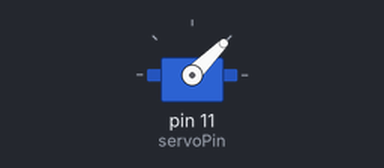
Recording of a sketch running on a simulated Arduino Uno, built with avr-gcc and run on an emulated ATmega328P. Shown: servo. Wiring (inferred from the names in the program): servo: signal pin 11. Servo pulses on a pin are drawn as a servo (544–2400 µs = 0–180°); what the sketch prints to the serial monitor is not drawn.

Above: at 3.05 s.
At 5.4 s:
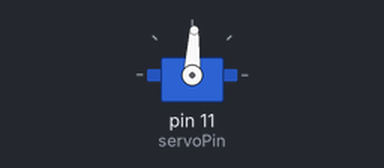
At 7.75 s:
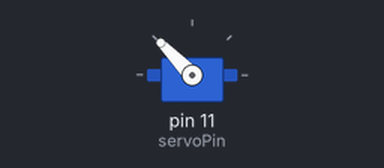
At 12.45 s:
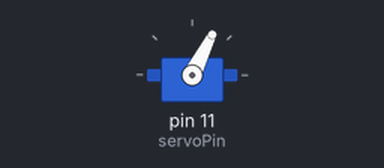
Timing chart, 0 to 16.6 s (numbered marks = the images above):
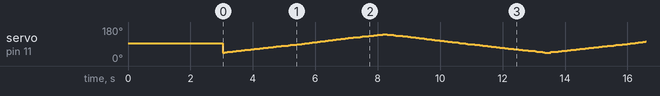

The sketch:

ServoAngleControl_001.ino
```cpp
/**********************************************************
 * Title: Servo Angle Control 001
 * Date: 2014-08-12
 * By: April

 Description:
 Using delays to control the width of duty cycles digitally
 ***********************************************************/
#define  servoPin  11

void setup() {
  Serial.begin(9600);

  pinMode(servoPin, OUTPUT);

  servoAngle(0);          // Center the servo and wait...
  servoAngle(0);          // Center the servo and wait...
  servoAngle(0);          // Center the servo and wait...

  delay(3000);
}

void loop() {
  int n;

  for (n = -180; n <= 180; n++) {
    servoAngle(n);
    delay(2);
  }

  for (n=180; n>=-180; n--) {
    servoAngle(n);
    delay(2);
  }
}

void servoAngle(int angle) {
  int pulseWidth;

  pulseWidth = map(angle, -180, 180, 1000, 2000);

  Serial.println(angle);
  Serial.println(pulseWidth);
  Serial.println(" ");

  digitalWrite(servoPin, HIGH);
  delayMicroseconds(pulseWidth);

  digitalWrite(servoPin, LOW);
  delayMicroseconds(10000 - pulseWidth);          // 100Hz
}
```
